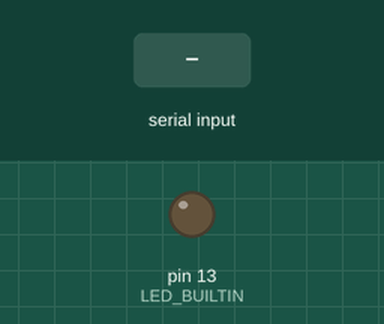
Recording of a sketch running on a simulated Arduino Uno, built with avr-gcc and run on an emulated ATmega328P. Shown: output pins drawn as LEDs (lit = HIGH). The test bench sets the inputs (shaded band).

Above: at 1.2 s.
1.3 s: "1\n" received over Serial
At 2.5 s:
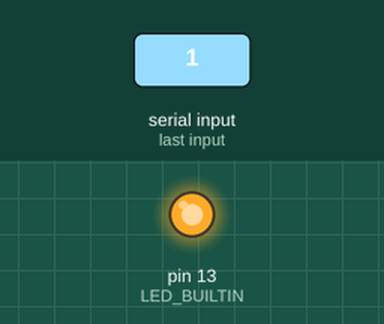
2.8 s: "0\n" received over Serial
At 3.7 s:
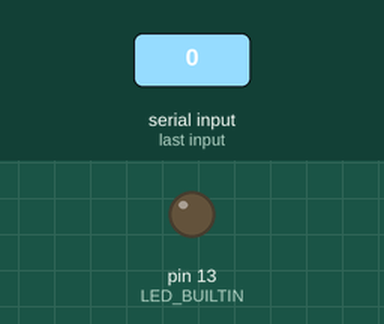
Timing chart, 0 to 5.8 s (numbered marks = the images above; inputs shaded):
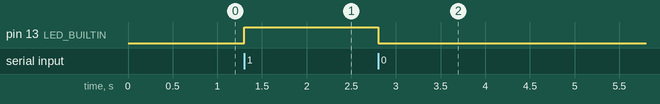

Measured:
- after the input at 1.3 s, pin 13 (LED_BUILTIN): LOW → HIGH at once
- after the input at 2.8 s, pin 13 (LED_BUILTIN): HIGH → LOW at once

The sketch:

raspi_to_arduino.ino
```cpp
void setup() {
  Serial.begin(9600);
  pinMode(LED_BUILTIN, OUTPUT);

}

void loop() {
  if (Serial.available()){
    String payload = Serial.readStringUntil('\r\n');
    int cmd = payload.toInt();

    if (cmd == 1){
      digitalWrite(LED_BUILTIN, HIGH);
    }
    if (cmd == 0){
      digitalWrite(LED_BUILTIN, LOW);
    }
  }

}
```
